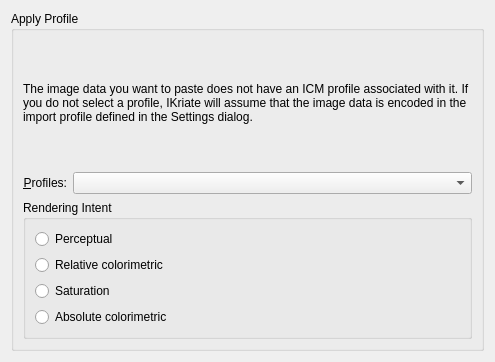
<?xml version="1.0" encoding="utf-8"?>
<ui version="4.0">
 <author>
    SPDX-FileCopyrightText: none
    SPDX-License-Identifier: GPL-3.0-or-later
  </author>
 <class>WdgApplyProfile</class>
 <widget class="QWidget" name="WdgApplyProfile">
  <property name="geometry">
   <rect>
    <x>0</x>
    <y>0</y>
    <width>495</width>
    <height>362</height>
   </rect>
  </property>
  <property name="sizePolicy">
   <sizepolicy hsizetype="MinimumExpanding" vsizetype="MinimumExpanding">
    <horstretch>0</horstretch>
    <verstretch>0</verstretch>
   </sizepolicy>
  </property>
  <layout class="QGridLayout">
   <item column="0" row="0">
    <widget class="QGroupBox" name="groupBox1">
     <property name="title">
      <string>Apply Profile</string>
     </property>
     <layout class="QVBoxLayout">
      <item>
       <widget class="QLabel" name="textLabel1">
        <property name="text">
         <string>The image data you want to paste does not have an ICM profile associated with it. If you do not select a profile, IKriate will assume that the image data is encoded in the import profile defined in the Settings dialog.</string>
        </property>
        <property name="alignment">
         <set>Qt::AlignLeading|Qt::AlignLeft|Qt::AlignVCenter</set>
        </property>
        <property name="wordWrap">
         <bool>true</bool>
        </property>
       </widget>
      </item>
      <item>
       <layout class="QHBoxLayout">
        <property name="leftMargin">
         <number>0</number>
        </property>
        <property name="topMargin">
         <number>0</number>
        </property>
        <property name="rightMargin">
         <number>0</number>
        </property>
        <property name="bottomMargin">
         <number>0</number>
        </property>
        <item>
         <widget class="QLabel" name="lblProfile">
          <property name="text">
           <string>&amp;Profiles:</string>
          </property>
          <property name="alignment">
           <set>Qt::AlignRight|Qt::AlignTrailing|Qt::AlignVCenter</set>
          </property>
          <property name="buddy">
           <cstring>cmbProfile</cstring>
          </property>
         </widget>
        </item>
        <item>
         <widget class="KisSqueezedComboBox" name="cmbProfile">
          <property name="sizePolicy">
           <sizepolicy hsizetype="Expanding" vsizetype="Fixed">
            <horstretch>0</horstretch>
            <verstretch>0</verstretch>
           </sizepolicy>
          </property>
         </widget>
        </item>
       </layout>
      </item>
      <item>
       <widget class="QGroupBox" name="grpRenderIntent">
        <property name="toolTip">
         <string/>
        </property>
        <property name="whatsThis">
         <string>Rendering intent determines the bias in the color conversion.</string>
        </property>
        <property name="title">
         <string>Rendering Intent</string>
        </property>
        <layout class="QVBoxLayout">
         <item>
          <widget class="QRadioButton" name="radioPerceptual">
           <property name="whatsThis">
            <string>Hue hopefully maintained (but not required), lightness and saturation sacrificed to maintain the perceived color. White point changed to result in neutral grays. Intended for images.</string>
           </property>
           <property name="text">
            <string>Perceptual</string>
           </property>
          </widget>
         </item>
         <item>
          <widget class="QRadioButton" name="radioRelativeColorimetric">
           <property name="whatsThis">
            <string>Within and outside gamut; same as Absolute Colorimetric. White point changed to result in neutral grays.</string>
           </property>
           <property name="text">
            <string>Relative colorimetric</string>
           </property>
          </widget>
         </item>
         <item>
          <widget class="QRadioButton" name="radioSaturation">
           <property name="whatsThis">
            <string>Hue and saturation maintained with lightness sacrificed to maintain saturation. White point changed to result in neutral grays. Intended for business graphics (make it colorful charts, graphs, overheads, ...)</string>
           </property>
           <property name="text">
            <string comment="ICC profile rendering intent">Saturation</string>
           </property>
          </widget>
         </item>
         <item>
          <widget class="QRadioButton" name="radioAbsoluteColorimetric">
           <property name="whatsThis">
            <string>Within the destination device gamut; hue, lightness and saturation are maintained. Outside the gamut; hue and lightness are maintained, saturation is sacrificed. White point for source and destination; unchanged. Intended for spot colors (Pantone, TruMatch, logo colors, ...)</string>
           </property>
           <property name="text">
            <string>Absolute colorimetric</string>
           </property>
          </widget>
         </item>
        </layout>
       </widget>
      </item>
     </layout>
    </widget>
   </item>
  </layout>
 </widget>
 <customwidgets>
  <customwidget>
   <class>KisSqueezedComboBox</class>
   <extends>QComboBox</extends>
   <header>KisSqueezedComboBox.h</header>
  </customwidget>
 </customwidgets>
 <tabstops>
  <tabstop>cmbProfile</tabstop>
 </tabstops>
 <resources/>
 <connections/>
</ui>
